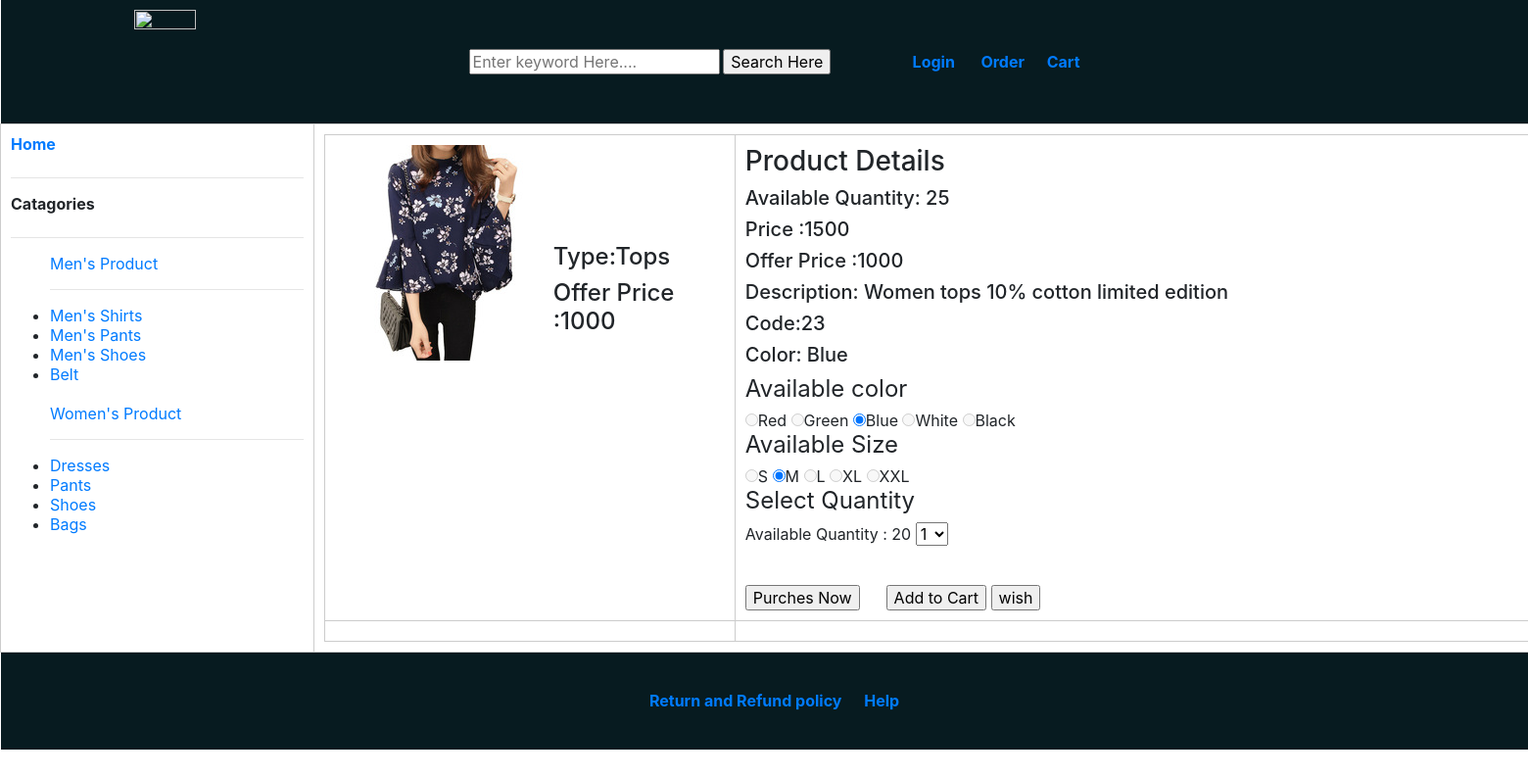
Screenshot of /app/visitor/flat.php?id=23 with the database file from the repository.
### tables this page shows
CREATE TABLE `todaysoffers` (
  `code` varchar(500) NOT NULL,
  `name` varchar(500) NOT NULL,
  `catagory` varchar(500) NOT NULL,
  `subcatagory` varchar(500) NOT NULL,
  `color` varchar(500) NOT NULL,
  `material` varchar(500) NOT NULL,
  `size` varchar(20) NOT NULL,
  `description` varchar(500) NOT NULL,
  `cost` double NOT NULL,
  `quantity` int(11) NOT NULL,
  `offer` double NOT NULL,
  `pdpic` varchar(255) NOT NULL,
  `bprice` varchar(255) NOT NULL
);

### data/db.php (called while the page is built, shortened)
<?php
    $host="127.0.0.1";
    $user="root";
    $pass="";
    $dbname="ecommerce";
    $port=3306;
    function executeSQL($sql){
        global $host, $user, $pass, $dbname, $port;
        $link=mysqli_connect($host, $user, $pass, $dbname, $port);
        $result = mysqli_query($link, $sql);
        return $result;
    }
?>

### data/product_access.php (called while the page is built, shortened)
<?php
	if(require_once("db.php")){
	 function getProductById($productId){
        $sql = "SELECT * FROM allproducts WHERE code=$productId";
        $result = executeSQL($sql);
        $productcode = mysqli_fetch_assoc($result);
        return $productcode;
    }
		 function getProductByIdd($productId){
        $sql = "SELECT * FROM todaysoffers WHERE code=$productId";
        $result = executeSQL($sql);
        $productcode = mysqli_fetch_assoc($result);
        return $productcode;
    }
	}
	else{
		echo "Database not found";
	}
?>

### app/visitor/flat.php (the view, shortened to what this page needs)
<?php include "../../data/product_access.php"; ?>
<?php
    $productId =$_GET['id'];
    $productcode = getProductByIdd($productId);
    $productcode1 = getProductById($productId);
                           ?>
<html>
<head>
<link rel="stylesheet" href="https://cdn.jsdelivr.net/npm/bootstrap@4.0.0/dist/css/bootstrap.min.css">
<link rel="stylesheet" href="../visitor/CSS/home.css">
</head>
	<table align="center" width="1600" >
			<tr><th colspan="3" align="right" width="60%">
                <a href="home.php"><img src="pictures\eshop_logo.png" align="left" align="top" width="20%" ></a>
				<br>
				<br>
				<input type="text" name="search" placeholder="Enter keyword Here....">
				<input type="submit" value="Search Here">&nbsp;&nbsp;&nbsp;&nbsp;&nbsp;&nbsp;&nbsp;&nbsp;&nbsp;&nbsp;&nbsp;&nbsp;&nbsp;&nbsp;&nbsp;
				 &nbsp;&nbsp;&nbsp;&nbsp;&nbsp;  <a href="../account/login.php">Login</a>  &nbsp;&nbsp;&nbsp;&nbsp;&nbsp;
				<a href="../account/login.php">Order</a>&nbsp;&nbsp;&nbsp;&nbsp;&nbsp;
				<a href="cart.php">Cart</a>&nbsp;&nbsp;&nbsp;&nbsp;&nbsp;<br><br><br>
			</tr>
		<td  valign="top"  width="10%">
		<label><b><a href="home.php">Home</a></b></label><br><hr>
		<label><b>Catagories</b></label><br><hr>
			<ul>
			<a href="select persons male.php">Men's Product</a><hr>
			<li><a href="spm products.php?pname=Shirt">Men's Shirts</a></li>
			<li><a href="spm products.php?pname=Pant">Men's Pants</a></li>
			<li><a href="spm products.php?pname=Shoe">Men's Shoes</a></li>
			<li><a href="spm products.php?pname=Belt">Belt</a></li><br>
			<a href="select persons female.php">Women's Product</a><hr>
			<li><a href="spf products.php?pname=Dress">Dresses</a></li>
			<li><a href="spf products.php?pname=Pant">Pants</a></li>
			<li><a href="spf products.php?pname=Shoe">Shoes</a></li>
			<li><a href="spf products.php?pname=Bags">Bags</a></li><br>
			</ul>
		</td>
			<td valign="top" width="40%" >
					<table align="left" width="100%" >
					<form method="POST">
						<tr>
							<td valign="top" width="30%"  >
								<img src="pictures\<?= $productcode['pdpic'] ?>" align="left" align="top" height="60%" >
								<br><br><br><br><br>
								<h4>Type:<?= $productcode['name'] ?></h4>
								<h4> Offer Price :<?= $productcode['offer'] ?></h4>
							</td>
							<td valign="top" width="60%">
								<h3>Product Details </h3>
								<h5>Available Quantity: <?= $productcode['quantity'] ?>  </h5>
								<h5>Price :<?= $productcode['cost'] ?>  </h5>
								<h5>Offer Price :<?= $productcode['offer'] ?>  </h5>
								<h5>Description: <?= $productcode['description'] ?>  </h5>
								<h5>Code:<?= $productcode['code'] ?></h5>
								<h5>Color: <?= $productcode['color'] ?> </h5>
								<fieldset>
									<legend>Available color</legend>
									<input type="radio" name="color"value="Red"<?php if( $productcode['color']=="Red" ):?> checked<?php endif; ?> <?php if( $productcode['color']!="Red" ):?> disabled<?php endif; ?> >Red
									<input type="radio" name="color"value="Green"<?php if($productcode['color']=="Green" ):?> checked<?php endif; ?>  <?php if( $productcode['color']!="Green" ):?> disabled<?php endif; ?> >Green
									<input type="radio" name="color"value="Blue"<?php if($productcode['color']=="Blue") :?> checked<?php endif; ?>  <?php if( $productcode['color']!="Blue" ):?> disabled<?php endif; ?> >Blue
									<input type="radio" name="color"value="White"<?php if( $productcode['color']=="White") :?> checked<?php endif; ?>  <?php if( $productcode['color']!="White" ):?> disabled<?php endif; ?> >White
									<input type="radio" name="color"value="Black"<?php if($productcode['color']=="Black") :?> checked<?php endif; ?>  <?php if( $productcode['color']!="Black" ):?> disabled<?php endif; ?> >Black
								</fieldset>
								<fieldset>
									<legend>Available Size</legend>
									<input type="radio" name="Size"value="S" <?php if( $productcode['size']=="S" ):?> checked<?php endif; ?> <?php if( $productcode['size']!="S" ):?> disabled<?php endif; ?>  >S
									<input type="radio" name="Size"value="M"<?php if( $productcode['size']=="M" ):?> checked<?php endif; ?> <?php if( $productcode['size']!="M" ):?> disabled<?php endif; ?> >M
									<input type="radio" name="Size"value="L" <?php if( $productcode['size']=="L" ):?> checked<?php endif; ?> <?php if( $productcode['size']!="L" ):?> disabled<?php endif; ?> >L
									<input type="radio" name="Size"value="XL" <?php if( $productcode['size']=="XL" ):?> checked<?php endif; ?> <?php if( $productcode['size']!="XL" ):?> disabled<?php endif; ?> >XL
									<input type="radio" name="Size"value="XXL"<?php if( $productcode['size']=="XXL" ):?> checked<?php endif; ?> <?php if( $productcode['size']!="XXL" ):?> disabled<?php endif; ?> >XXL
								</fieldset>
								<fieldset>
                                <legend>Select Quantity</legend>
                                Available Quantity : 20
								    <select name="quantity">
                                        <option value="1">1</option>
					                </select>
								</fieldset>
								<br>
								<br>
								<a href="../account/login.php"><input type="button" value="Purches Now" ><a/>&nbsp;&nbsp;&nbsp;&nbsp;&nbsp;
								<input type="submit" value="Add to Cart" name="submit" />
								<input type="submit" name="wishbtn" value="wish" />
							</td>
						</tr>
						<tr>
						    <td>
						    </td>
						    <td>
						    </td>
						</tr>
						</form>
					</table>
			</td>
            <tr height="100">
				<th colspan="2">
					<a href="aboutus.php">Return and Refund policy</a>&nbsp;&nbsp;&nbsp;&nbsp;&nbsp;
					<a href="help.php">Help</a>&nbsp;&nbsp;&nbsp;&nbsp;&nbsp;
				</th>
			</tr>
	</table>
</html>

### app/visitor/CSS/home.css (style rules this page uses)
th { background-color: #071b20; color: white; padding: 10px; text-align: center; }
td { border: 1px solid #ccc; padding: 10px; }

### rows the page displays
todaysoffers: pdpic (picture), name "Tops", offer "1000", quantity "25", cost "1500", description "Women tops 10% cotton limited edition", code "23", color "Blue", color "☑", size "☑"
